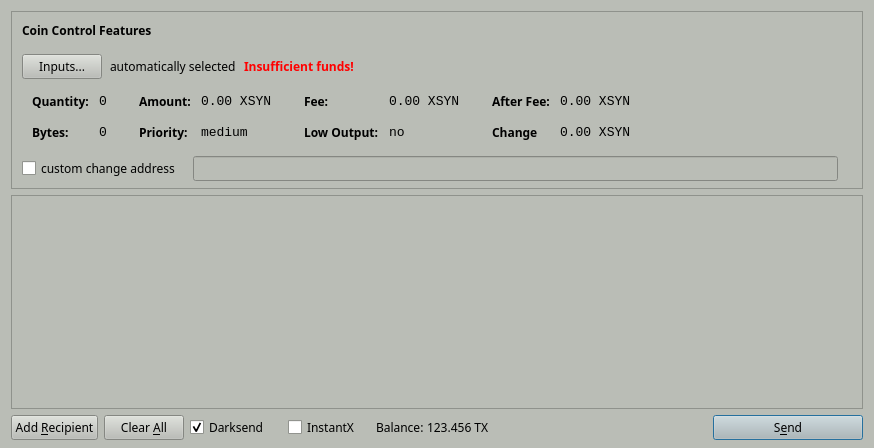
<?xml version="1.0" encoding="UTF-8"?>
<ui version="4.0">
 <class>SendCoinsDialog</class>
 <widget class="QDialog" name="SendCoinsDialog">
  <property name="geometry">
   <rect>
    <x>0</x>
    <y>0</y>
    <width>874</width>
    <height>448</height>
   </rect>
  </property>
  <property name="palette">
   <palette>
    <active>
     <colorrole role="WindowText">
      <brush brushstyle="SolidPattern">
       <color alpha="255">
        <red>0</red>
        <green>0</green>
        <blue>0</blue>
       </color>
      </brush>
     </colorrole>
     <colorrole role="Button">
      <brush brushstyle="SolidPattern">
       <color alpha="255">
        <red>186</red>
        <green>189</green>
        <blue>182</blue>
       </color>
      </brush>
     </colorrole>
     <colorrole role="Light">
      <brush brushstyle="SolidPattern">
       <color alpha="255">
        <red>255</red>
        <green>255</green>
        <blue>255</blue>
       </color>
      </brush>
     </colorrole>
     <colorrole role="Midlight">
      <brush brushstyle="SolidPattern">
       <color alpha="255">
        <red>220</red>
        <green>222</green>
        <blue>218</blue>
       </color>
      </brush>
     </colorrole>
     <colorrole role="Dark">
      <brush brushstyle="SolidPattern">
       <color alpha="255">
        <red>93</red>
        <green>94</green>
        <blue>91</blue>
       </color>
      </brush>
     </colorrole>
     <colorrole role="Mid">
      <brush brushstyle="SolidPattern">
       <color alpha="255">
        <red>124</red>
        <green>126</green>
        <blue>121</blue>
       </color>
      </brush>
     </colorrole>
     <colorrole role="Text">
      <brush brushstyle="SolidPattern">
       <color alpha="255">
        <red>0</red>
        <green>0</green>
        <blue>0</blue>
       </color>
      </brush>
     </colorrole>
     <colorrole role="BrightText">
      <brush brushstyle="SolidPattern">
       <color alpha="255">
        <red>255</red>
        <green>255</green>
        <blue>255</blue>
       </color>
      </brush>
     </colorrole>
     <colorrole role="ButtonText">
      <brush brushstyle="SolidPattern">
       <color alpha="255">
        <red>0</red>
        <green>0</green>
        <blue>0</blue>
       </color>
      </brush>
     </colorrole>
     <colorrole role="Base">
      <brush brushstyle="SolidPattern">
       <color alpha="255">
        <red>255</red>
        <green>255</green>
        <blue>255</blue>
       </color>
      </brush>
     </colorrole>
     <colorrole role="Window">
      <brush brushstyle="SolidPattern">
       <color alpha="255">
        <red>186</red>
        <green>189</green>
        <blue>182</blue>
       </color>
      </brush>
     </colorrole>
     <colorrole role="Shadow">
      <brush brushstyle="SolidPattern">
       <color alpha="255">
        <red>0</red>
        <green>0</green>
        <blue>0</blue>
       </color>
      </brush>
     </colorrole>
     <colorrole role="AlternateBase">
      <brush brushstyle="SolidPattern">
       <color alpha="255">
        <red>220</red>
        <green>222</green>
        <blue>218</blue>
       </color>
      </brush>
     </colorrole>
     <colorrole role="ToolTipBase">
      <brush brushstyle="SolidPattern">
       <color alpha="255">
        <red>255</red>
        <green>255</green>
        <blue>220</blue>
       </color>
      </brush>
     </colorrole>
     <colorrole role="ToolTipText">
      <brush brushstyle="SolidPattern">
       <color alpha="255">
        <red>0</red>
        <green>0</green>
        <blue>0</blue>
       </color>
      </brush>
     </colorrole>
    </active>
    <inactive>
     <colorrole role="WindowText">
      <brush brushstyle="SolidPattern">
       <color alpha="255">
        <red>0</red>
        <green>0</green>
        <blue>0</blue>
       </color>
      </brush>
     </colorrole>
     <colorrole role="Button">
      <brush brushstyle="SolidPattern">
       <color alpha="255">
        <red>186</red>
        <green>189</green>
        <blue>182</blue>
       </color>
      </brush>
     </colorrole>
     <colorrole role="Light">
      <brush brushstyle="SolidPattern">
       <color alpha="255">
        <red>255</red>
        <green>255</green>
        <blue>255</blue>
       </color>
      </brush>
     </colorrole>
     <colorrole role="Midlight">
      <brush brushstyle="SolidPattern">
       <color alpha="255">
        <red>220</red>
        <green>222</green>
        <blue>218</blue>
       </color>
      </brush>
     </colorrole>
     <colorrole role="Dark">
      <brush brushstyle="SolidPattern">
       <color alpha="255">
        <red>93</red>
        <green>94</green>
        <blue>91</blue>
       </color>
      </brush>
     </colorrole>
     <colorrole role="Mid">
      <brush brushstyle="SolidPattern">
       <color alpha="255">
        <red>124</red>
        <green>126</green>
        <blue>121</blue>
       </color>
      </brush>
     </colorrole>
     <colorrole role="Text">
      <brush brushstyle="SolidPattern">
       <color alpha="255">
        <red>0</red>
        <green>0</green>
        <blue>0</blue>
       </color>
      </brush>
     </colorrole>
     <colorrole role="BrightText">
      <brush brushstyle="SolidPattern">
       <color alpha="255">
        <red>255</red>
        <green>255</green>
        <blue>255</blue>
       </color>
      </brush>
     </colorrole>
     <colorrole role="ButtonText">
      <brush brushstyle="SolidPattern">
       <color alpha="255">
        <red>0</red>
        <green>0</green>
        <blue>0</blue>
       </color>
      </brush>
     </colorrole>
     <colorrole role="Base">
      <brush brushstyle="SolidPattern">
       <color alpha="255">
        <red>255</red>
        <green>255</green>
        <blue>255</blue>
       </color>
      </brush>
     </colorrole>
     <colorrole role="Window">
      <brush brushstyle="SolidPattern">
       <color alpha="255">
        <red>186</red>
        <green>189</green>
        <blue>182</blue>
       </color>
      </brush>
     </colorrole>
     <colorrole role="Shadow">
      <brush brushstyle="SolidPattern">
       <color alpha="255">
        <red>0</red>
        <green>0</green>
        <blue>0</blue>
       </color>
      </brush>
     </colorrole>
     <colorrole role="AlternateBase">
      <brush brushstyle="SolidPattern">
       <color alpha="255">
        <red>220</red>
        <green>222</green>
        <blue>218</blue>
       </color>
      </brush>
     </colorrole>
     <colorrole role="ToolTipBase">
      <brush brushstyle="SolidPattern">
       <color alpha="255">
        <red>255</red>
        <green>255</green>
        <blue>220</blue>
       </color>
      </brush>
     </colorrole>
     <colorrole role="ToolTipText">
      <brush brushstyle="SolidPattern">
       <color alpha="255">
        <red>0</red>
        <green>0</green>
        <blue>0</blue>
       </color>
      </brush>
     </colorrole>
    </inactive>
    <disabled>
     <colorrole role="WindowText">
      <brush brushstyle="SolidPattern">
       <color alpha="255">
        <red>93</red>
        <green>94</green>
        <blue>91</blue>
       </color>
      </brush>
     </colorrole>
     <colorrole role="Button">
      <brush brushstyle="SolidPattern">
       <color alpha="255">
        <red>186</red>
        <green>189</green>
        <blue>182</blue>
       </color>
      </brush>
     </colorrole>
     <colorrole role="Light">
      <brush brushstyle="SolidPattern">
       <color alpha="255">
        <red>255</red>
        <green>255</green>
        <blue>255</blue>
       </color>
      </brush>
     </colorrole>
     <colorrole role="Midlight">
      <brush brushstyle="SolidPattern">
       <color alpha="255">
        <red>220</red>
        <green>222</green>
        <blue>218</blue>
       </color>
      </brush>
     </colorrole>
     <colorrole role="Dark">
      <brush brushstyle="SolidPattern">
       <color alpha="255">
        <red>93</red>
        <green>94</green>
        <blue>91</blue>
       </color>
      </brush>
     </colorrole>
     <colorrole role="Mid">
      <brush brushstyle="SolidPattern">
       <color alpha="255">
        <red>124</red>
        <green>126</green>
        <blue>121</blue>
       </color>
      </brush>
     </colorrole>
     <colorrole role="Text">
      <brush brushstyle="SolidPattern">
       <color alpha="255">
        <red>93</red>
        <green>94</green>
        <blue>91</blue>
       </color>
      </brush>
     </colorrole>
     <colorrole role="BrightText">
      <brush brushstyle="SolidPattern">
       <color alpha="255">
        <red>255</red>
        <green>255</green>
        <blue>255</blue>
       </color>
      </brush>
     </colorrole>
     <colorrole role="ButtonText">
      <brush brushstyle="SolidPattern">
       <color alpha="255">
        <red>93</red>
        <green>94</green>
        <blue>91</blue>
       </color>
      </brush>
     </colorrole>
     <colorrole role="Base">
      <brush brushstyle="SolidPattern">
       <color alpha="255">
        <red>186</red>
        <green>189</green>
        <blue>182</blue>
       </color>
      </brush>
     </colorrole>
     <colorrole role="Window">
      <brush brushstyle="SolidPattern">
       <color alpha="255">
        <red>186</red>
        <green>189</green>
        <blue>182</blue>
       </color>
      </brush>
     </colorrole>
     <colorrole role="Shadow">
      <brush brushstyle="SolidPattern">
       <color alpha="255">
        <red>0</red>
        <green>0</green>
        <blue>0</blue>
       </color>
      </brush>
     </colorrole>
     <colorrole role="AlternateBase">
      <brush brushstyle="SolidPattern">
       <color alpha="255">
        <red>186</red>
        <green>189</green>
        <blue>182</blue>
       </color>
      </brush>
     </colorrole>
     <colorrole role="ToolTipBase">
      <brush brushstyle="SolidPattern">
       <color alpha="255">
        <red>255</red>
        <green>255</green>
        <blue>220</blue>
       </color>
      </brush>
     </colorrole>
     <colorrole role="ToolTipText">
      <brush brushstyle="SolidPattern">
       <color alpha="255">
        <red>0</red>
        <green>0</green>
        <blue>0</blue>
       </color>
      </brush>
     </colorrole>
    </disabled>
   </palette>
  </property>
  <property name="font">
   <font>
    <family>Sawasdee</family>
   </font>
  </property>
  <property name="windowTitle">
   <string>Send Coins</string>
  </property>
  <layout class="QVBoxLayout" name="verticalLayout" stretch="0,1,0">
   <property name="bottomMargin">
    <number>8</number>
   </property>
   <item>
    <widget class="QFrame" name="frameCoinControl">
     <property name="sizePolicy">
      <sizepolicy hsizetype="Expanding" vsizetype="Expanding">
       <horstretch>0</horstretch>
       <verstretch>0</verstretch>
      </sizepolicy>
     </property>
     <property name="maximumSize">
      <size>
       <width>16777215</width>
       <height>16777215</height>
      </size>
     </property>
     <property name="frameShape">
      <enum>QFrame::StyledPanel</enum>
     </property>
     <property name="frameShadow">
      <enum>QFrame::Sunken</enum>
     </property>
     <layout class="QVBoxLayout" name="verticalLayoutCoinControl2">
      <property name="spacing">
       <number>6</number>
      </property>
      <property name="leftMargin">
       <number>0</number>
      </property>
      <property name="topMargin">
       <number>0</number>
      </property>
      <property name="rightMargin">
       <number>0</number>
      </property>
      <property name="bottomMargin">
       <number>6</number>
      </property>
      <item>
       <layout class="QVBoxLayout" name="verticalLayoutCoinControl" stretch="0,0,0,0,1">
        <property name="spacing">
         <number>0</number>
        </property>
        <property name="leftMargin">
         <number>10</number>
        </property>
        <property name="topMargin">
         <number>10</number>
        </property>
        <item>
         <layout class="QHBoxLayout" name="horizontalLayoutCoinControl1">
          <property name="bottomMargin">
           <number>15</number>
          </property>
          <item>
           <widget class="QLabel" name="labelCoinControlFeatures">
            <property name="sizePolicy">
             <sizepolicy hsizetype="Preferred" vsizetype="Maximum">
              <horstretch>0</horstretch>
              <verstretch>0</verstretch>
             </sizepolicy>
            </property>
            <property name="font">
             <font>
              <weight>75</weight>
              <bold>true</bold>
             </font>
            </property>
            <property name="styleSheet">
             <string notr="true">font-weight:bold;</string>
            </property>
            <property name="text">
             <string>Coin Control Features</string>
            </property>
           </widget>
          </item>
         </layout>
        </item>
        <item>
         <layout class="QHBoxLayout" name="horizontalLayoutCoinControl2" stretch="0,0,0,0">
          <property name="spacing">
           <number>8</number>
          </property>
          <property name="bottomMargin">
           <number>10</number>
          </property>
          <item>
           <widget class="QPushButton" name="pushButtonCoinControl">
            <property name="styleSheet">
             <string notr="true"/>
            </property>
            <property name="text">
             <string>Inputs...</string>
            </property>
           </widget>
          </item>
          <item>
           <widget class="QLabel" name="labelCoinControlAutomaticallySelected">
            <property name="text">
             <string>automatically selected</string>
            </property>
            <property name="margin">
             <number>5</number>
            </property>
           </widget>
          </item>
          <item>
           <widget class="QLabel" name="labelCoinControlInsuffFunds">
            <property name="font">
             <font>
              <weight>75</weight>
              <bold>true</bold>
             </font>
            </property>
            <property name="styleSheet">
             <string notr="true">color:red;font-weight:bold;</string>
            </property>
            <property name="text">
             <string>Insufficient funds!</string>
            </property>
            <property name="margin">
             <number>5</number>
            </property>
           </widget>
          </item>
          <item>
           <spacer name="horizontalSpacerCoinControl">
            <property name="orientation">
             <enum>Qt::Horizontal</enum>
            </property>
            <property name="sizeHint" stdset="0">
             <size>
              <width>40</width>
              <height>1</height>
             </size>
            </property>
           </spacer>
          </item>
         </layout>
        </item>
        <item>
         <widget class="QWidget" name="widgetCoinControl" native="true">
          <property name="sizePolicy">
           <sizepolicy hsizetype="Preferred" vsizetype="Preferred">
            <horstretch>0</horstretch>
            <verstretch>0</verstretch>
           </sizepolicy>
          </property>
          <property name="minimumSize">
           <size>
            <width>0</width>
            <height>0</height>
           </size>
          </property>
          <property name="styleSheet">
           <string notr="true"/>
          </property>
          <layout class="QHBoxLayout" name="horizontalLayoutCoinControl5">
           <property name="leftMargin">
            <number>0</number>
           </property>
           <property name="topMargin">
            <number>0</number>
           </property>
           <property name="rightMargin">
            <number>0</number>
           </property>
           <property name="bottomMargin">
            <number>0</number>
           </property>
           <item>
            <layout class="QHBoxLayout" name="horizontalLayoutCoinControl3" stretch="0,0,0,1">
             <property name="spacing">
              <number>20</number>
             </property>
             <property name="topMargin">
              <number>0</number>
             </property>
             <property name="bottomMargin">
              <number>10</number>
             </property>
             <item>
              <layout class="QFormLayout" name="formLayoutCoinControl1">
               <property name="horizontalSpacing">
                <number>10</number>
               </property>
               <property name="verticalSpacing">
                <number>14</number>
               </property>
               <property name="leftMargin">
                <number>10</number>
               </property>
               <property name="topMargin">
                <number>4</number>
               </property>
               <property name="rightMargin">
                <number>6</number>
               </property>
               <item row="0" column="0">
                <widget class="QLabel" name="labelCoinControlQuantityText">
                 <property name="styleSheet">
                  <string notr="true">font-weight:bold;</string>
                 </property>
                 <property name="text">
                  <string>Quantity:</string>
                 </property>
                 <property name="margin">
                  <number>0</number>
                 </property>
                </widget>
               </item>
               <item row="0" column="1">
                <widget class="QLabel" name="labelCoinControlQuantity">
                 <property name="font">
                  <font>
                   <family>Monospace</family>
                   <pointsize>10</pointsize>
                  </font>
                 </property>
                 <property name="cursor">
                  <cursorShape>IBeamCursor</cursorShape>
                 </property>
                 <property name="contextMenuPolicy">
                  <enum>Qt::ActionsContextMenu</enum>
                 </property>
                 <property name="text">
                  <string>0</string>
                 </property>
                 <property name="margin">
                  <number>0</number>
                 </property>
                 <property name="textInteractionFlags">
                  <set>Qt::LinksAccessibleByMouse|Qt::TextSelectableByKeyboard|Qt::TextSelectableByMouse</set>
                 </property>
                </widget>
               </item>
               <item row="1" column="0">
                <widget class="QLabel" name="labelCoinControlBytesText">
                 <property name="styleSheet">
                  <string notr="true">font-weight:bold;</string>
                 </property>
                 <property name="text">
                  <string>Bytes:</string>
                 </property>
                </widget>
               </item>
               <item row="1" column="1">
                <widget class="QLabel" name="labelCoinControlBytes">
                 <property name="font">
                  <font>
                   <family>Monospace</family>
                   <pointsize>10</pointsize>
                  </font>
                 </property>
                 <property name="cursor">
                  <cursorShape>IBeamCursor</cursorShape>
                 </property>
                 <property name="contextMenuPolicy">
                  <enum>Qt::ActionsContextMenu</enum>
                 </property>
                 <property name="text">
                  <string>0</string>
                 </property>
                 <property name="textInteractionFlags">
                  <set>Qt::LinksAccessibleByMouse|Qt::TextSelectableByKeyboard|Qt::TextSelectableByMouse</set>
                 </property>
                </widget>
               </item>
              </layout>
             </item>
             <item>
              <layout class="QFormLayout" name="formLayoutCoinControl2">
               <property name="horizontalSpacing">
                <number>10</number>
               </property>
               <property name="verticalSpacing">
                <number>14</number>
               </property>
               <property name="leftMargin">
                <number>6</number>
               </property>
               <property name="topMargin">
                <number>4</number>
               </property>
               <property name="rightMargin">
                <number>6</number>
               </property>
               <item row="0" column="0">
                <widget class="QLabel" name="labelCoinControlAmountText">
                 <property name="styleSheet">
                  <string notr="true">font-weight:bold;</string>
                 </property>
                 <property name="text">
                  <string>Amount:</string>
                 </property>
                 <property name="margin">
                  <number>0</number>
                 </property>
                </widget>
               </item>
               <item row="0" column="1">
                <widget class="QLabel" name="labelCoinControlAmount">
                 <property name="font">
                  <font>
                   <family>Monospace</family>
                   <pointsize>10</pointsize>
                  </font>
                 </property>
                 <property name="cursor">
                  <cursorShape>IBeamCursor</cursorShape>
                 </property>
                 <property name="contextMenuPolicy">
                  <enum>Qt::ActionsContextMenu</enum>
                 </property>
                 <property name="text">
                  <string>0.00 XSYN</string>
                 </property>
                 <property name="textInteractionFlags">
                  <set>Qt::LinksAccessibleByMouse|Qt::TextSelectableByKeyboard|Qt::TextSelectableByMouse</set>
                 </property>
                </widget>
               </item>
               <item row="1" column="0">
                <widget class="QLabel" name="labelCoinControlPriorityText">
                 <property name="styleSheet">
                  <string notr="true">font-weight:bold;</string>
                 </property>
                 <property name="text">
                  <string>Priority:</string>
                 </property>
                </widget>
               </item>
               <item row="1" column="1">
                <widget class="QLabel" name="labelCoinControlPriority">
                 <property name="font">
                  <font>
                   <family>Monospace</family>
                   <pointsize>10</pointsize>
                  </font>
                 </property>
                 <property name="cursor">
                  <cursorShape>IBeamCursor</cursorShape>
                 </property>
                 <property name="contextMenuPolicy">
                  <enum>Qt::ActionsContextMenu</enum>
                 </property>
                 <property name="text">
                  <string>medium</string>
                 </property>
                 <property name="textInteractionFlags">
                  <set>Qt::LinksAccessibleByMouse|Qt::TextSelectableByKeyboard|Qt::TextSelectableByMouse</set>
                 </property>
                </widget>
               </item>
              </layout>
             </item>
             <item>
              <layout class="QFormLayout" name="formLayoutCoinControl3">
               <property name="horizontalSpacing">
                <number>10</number>
               </property>
               <property name="verticalSpacing">
                <number>14</number>
               </property>
               <property name="leftMargin">
                <number>6</number>
               </property>
               <property name="topMargin">
                <number>4</number>
               </property>
               <property name="rightMargin">
                <number>6</number>
               </property>
               <item row="0" column="0">
                <widget class="QLabel" name="labelCoinControlFeeText">
                 <property name="styleSheet">
                  <string notr="true">font-weight:bold;</string>
                 </property>
                 <property name="text">
                  <string>Fee:</string>
                 </property>
                 <property name="margin">
                  <number>0</number>
                 </property>
                </widget>
               </item>
               <item row="0" column="1">
                <widget class="QLabel" name="labelCoinControlFee">
                 <property name="font">
                  <font>
                   <family>Monospace</family>
                   <pointsize>10</pointsize>
                  </font>
                 </property>
                 <property name="cursor">
                  <cursorShape>IBeamCursor</cursorShape>
                 </property>
                 <property name="contextMenuPolicy">
                  <enum>Qt::ActionsContextMenu</enum>
                 </property>
                 <property name="text">
                  <string>0.00 XSYN</string>
                 </property>
                 <property name="textInteractionFlags">
                  <set>Qt::LinksAccessibleByMouse|Qt::TextSelectableByKeyboard|Qt::TextSelectableByMouse</set>
                 </property>
                </widget>
               </item>
               <item row="1" column="0">
                <widget class="QLabel" name="labelCoinControlLowOutputText">
                 <property name="styleSheet">
                  <string notr="true">font-weight:bold;</string>
                 </property>
                 <property name="text">
                  <string>Low Output:</string>
                 </property>
                </widget>
               </item>
               <item row="1" column="1">
                <widget class="QLabel" name="labelCoinControlLowOutput">
                 <property name="font">
                  <font>
                   <family>Monospace</family>
                   <pointsize>10</pointsize>
                  </font>
                 </property>
                 <property name="cursor">
                  <cursorShape>IBeamCursor</cursorShape>
                 </property>
                 <property name="contextMenuPolicy">
                  <enum>Qt::ActionsContextMenu</enum>
                 </property>
                 <property name="text">
                  <string>no</string>
                 </property>
                 <property name="textInteractionFlags">
                  <set>Qt::LinksAccessibleByMouse|Qt::TextSelectableByKeyboard|Qt::TextSelectableByMouse</set>
                 </property>
                </widget>
               </item>
              </layout>
             </item>
             <item>
              <layout class="QFormLayout" name="formLayoutCoinControl4">
               <property name="horizontalSpacing">
                <number>10</number>
               </property>
               <property name="verticalSpacing">
                <number>14</number>
               </property>
               <property name="leftMargin">
                <number>6</number>
               </property>
               <property name="topMargin">
                <number>4</number>
               </property>
               <property name="rightMargin">
                <number>6</number>
               </property>
               <item row="0" column="0">
                <widget class="QLabel" name="labelCoinControlAfterFeeText">
                 <property name="styleSheet">
                  <string notr="true">font-weight:bold;</string>
                 </property>
                 <property name="text">
                  <string>After Fee:</string>
                 </property>
                 <property name="margin">
                  <number>0</number>
                 </property>
                </widget>
               </item>
               <item row="0" column="1">
                <widget class="QLabel" name="labelCoinControlAfterFee">
                 <property name="font">
                  <font>
                   <family>Monospace</family>
                   <pointsize>10</pointsize>
                  </font>
                 </property>
                 <property name="cursor">
                  <cursorShape>IBeamCursor</cursorShape>
                 </property>
                 <property name="contextMenuPolicy">
                  <enum>Qt::ActionsContextMenu</enum>
                 </property>
                 <property name="text">
                  <string>0.00 XSYN</string>
                 </property>
                 <property name="textInteractionFlags">
                  <set>Qt::LinksAccessibleByMouse|Qt::TextSelectableByKeyboard|Qt::TextSelectableByMouse</set>
                 </property>
                </widget>
               </item>
               <item row="1" column="0">
                <widget class="QLabel" name="labelCoinControlChangeText">
                 <property name="styleSheet">
                  <string notr="true">font-weight:bold;</string>
                 </property>
                 <property name="text">
                  <string>Change</string>
                 </property>
                </widget>
               </item>
               <item row="1" column="1">
                <widget class="QLabel" name="labelCoinControlChange">
                 <property name="font">
                  <font>
                   <family>Monospace</family>
                   <pointsize>10</pointsize>
                  </font>
                 </property>
                 <property name="cursor">
                  <cursorShape>IBeamCursor</cursorShape>
                 </property>
                 <property name="contextMenuPolicy">
                  <enum>Qt::ActionsContextMenu</enum>
                 </property>
                 <property name="text">
                  <string>0.00 XSYN</string>
                 </property>
                 <property name="textInteractionFlags">
                  <set>Qt::LinksAccessibleByMouse|Qt::TextSelectableByKeyboard|Qt::TextSelectableByMouse</set>
                 </property>
                </widget>
               </item>
              </layout>
             </item>
            </layout>
           </item>
          </layout>
         </widget>
        </item>
        <item>
         <layout class="QHBoxLayout" name="horizontalLayoutCoinControl4" stretch="0,0,0">
          <property name="spacing">
           <number>12</number>
          </property>
          <property name="sizeConstraint">
           <enum>QLayout::SetDefaultConstraint</enum>
          </property>
          <property name="topMargin">
           <number>5</number>
          </property>
          <property name="rightMargin">
           <number>5</number>
          </property>
          <item>
           <widget class="QCheckBox" name="checkBoxCoinControlChange">
            <property name="text">
             <string>custom change address</string>
            </property>
           </widget>
          </item>
          <item>
           <widget class="QLineEdit" name="lineEditCoinControlChange">
            <property name="enabled">
             <bool>false</bool>
            </property>
            <property name="sizePolicy">
             <sizepolicy hsizetype="Expanding" vsizetype="Fixed">
              <horstretch>0</horstretch>
              <verstretch>0</verstretch>
             </sizepolicy>
            </property>
           </widget>
          </item>
          <item>
           <widget class="QLabel" name="labelCoinControlChangeLabel">
            <property name="sizePolicy">
             <sizepolicy hsizetype="Preferred" vsizetype="Expanding">
              <horstretch>0</horstretch>
              <verstretch>0</verstretch>
             </sizepolicy>
            </property>
            <property name="minimumSize">
             <size>
              <width>0</width>
              <height>0</height>
             </size>
            </property>
            <property name="text">
             <string/>
            </property>
            <property name="margin">
             <number>3</number>
            </property>
           </widget>
          </item>
         </layout>
        </item>
        <item>
         <spacer name="verticalSpacerCoinControl">
          <property name="orientation">
           <enum>Qt::Vertical</enum>
          </property>
          <property name="sizeHint" stdset="0">
           <size>
            <width>800</width>
            <height>1</height>
           </size>
          </property>
         </spacer>
        </item>
       </layout>
      </item>
     </layout>
    </widget>
   </item>
   <item>
    <widget class="QScrollArea" name="scrollArea">
     <property name="widgetResizable">
      <bool>true</bool>
     </property>
     <widget class="QWidget" name="scrollAreaWidgetContents">
      <property name="geometry">
       <rect>
        <x>0</x>
        <y>0</y>
        <width>854</width>
        <height>164</height>
       </rect>
      </property>
      <layout class="QVBoxLayout" name="verticalLayout_2">
       <property name="leftMargin">
        <number>0</number>
       </property>
       <property name="topMargin">
        <number>0</number>
       </property>
       <property name="rightMargin">
        <number>0</number>
       </property>
       <property name="bottomMargin">
        <number>0</number>
       </property>
       <item>
        <layout class="QVBoxLayout" name="entries">
         <property name="spacing">
          <number>6</number>
         </property>
        </layout>
       </item>
       <item>
        <spacer name="verticalSpacer">
         <property name="orientation">
          <enum>Qt::Vertical</enum>
         </property>
         <property name="sizeHint" stdset="0">
          <size>
           <width>20</width>
           <height>40</height>
          </size>
         </property>
        </spacer>
       </item>
      </layout>
     </widget>
    </widget>
   </item>
   <item>
    <layout class="QHBoxLayout" name="horizontalLayout">
     <item>
      <widget class="QPushButton" name="addButton">
       <property name="toolTip">
        <string>Send to multiple recipients at once</string>
       </property>
       <property name="text">
        <string>Add &amp;Recipient</string>
       </property>
       <property name="autoDefault">
        <bool>false</bool>
       </property>
      </widget>
     </item>
     <item>
      <widget class="QPushButton" name="clearButton">
       <property name="sizePolicy">
        <sizepolicy hsizetype="Minimum" vsizetype="Fixed">
         <horstretch>0</horstretch>
         <verstretch>0</verstretch>
        </sizepolicy>
       </property>
       <property name="toolTip">
        <string>Remove all transaction fields</string>
       </property>
       <property name="text">
        <string>Clear &amp;All</string>
       </property>
       <property name="autoRepeatDelay">
        <number>300</number>
       </property>
       <property name="autoDefault">
        <bool>false</bool>
       </property>
      </widget>
     </item>
     <item>
      <layout class="QHBoxLayout" name="horizontalLayout_2">
       <property name="spacing">
        <number>3</number>
       </property>
       <item>
        <widget class="QCheckBox" name="checkUseStashedsend">
         <property name="minimumSize">
          <size>
           <width>95</width>
           <height>0</height>
          </size>
         </property>
         <property name="text">
          <string>Darksend</string>
         </property>
         <property name="checked">
          <bool>true</bool>
         </property>
        </widget>
       </item>
       <item>
        <widget class="QCheckBox" name="checkInstantX">
         <property name="enabled">
          <bool>true</bool>
         </property>
         <property name="minimumSize">
          <size>
           <width>85</width>
           <height>0</height>
          </size>
         </property>
         <property name="text">
          <string>InstantX</string>
         </property>
        </widget>
       </item>
       <item>
        <widget class="QLabel" name="label">
         <property name="sizePolicy">
          <sizepolicy hsizetype="Preferred" vsizetype="Fixed">
           <horstretch>0</horstretch>
           <verstretch>0</verstretch>
          </sizepolicy>
         </property>
         <property name="text">
          <string>Balance:</string>
         </property>
        </widget>
       </item>
       <item>
        <widget class="QLabel" name="labelBalance">
         <property name="sizePolicy">
          <sizepolicy hsizetype="Preferred" vsizetype="Fixed">
           <horstretch>0</horstretch>
           <verstretch>0</verstretch>
          </sizepolicy>
         </property>
         <property name="cursor">
          <cursorShape>IBeamCursor</cursorShape>
         </property>
         <property name="text">
          <string>123.456 TX</string>
         </property>
         <property name="textInteractionFlags">
          <set>Qt::LinksAccessibleByMouse|Qt::TextSelectableByKeyboard|Qt::TextSelectableByMouse</set>
         </property>
        </widget>
       </item>
      </layout>
     </item>
     <item>
      <spacer name="horizontalSpacer">
       <property name="orientation">
        <enum>Qt::Horizontal</enum>
       </property>
       <property name="sizeHint" stdset="0">
        <size>
         <width>40</width>
         <height>20</height>
        </size>
       </property>
      </spacer>
     </item>
     <item>
      <widget class="QPushButton" name="sendButton">
       <property name="minimumSize">
        <size>
         <width>150</width>
         <height>0</height>
        </size>
       </property>
       <property name="toolTip">
        <string>Confirm the send action</string>
       </property>
       <property name="text">
        <string>S&amp;end</string>
       </property>
       <property name="icon">
        <iconset resource="../syndicate.qrc">
         <normaloff>:/icons/send</normaloff>:/icons/send</iconset>
       </property>
       <property name="default">
        <bool>true</bool>
       </property>
      </widget>
     </item>
    </layout>
   </item>
  </layout>
 </widget>
 <resources>
  <include location="../syndicate.qrc"/>
 </resources>
 <connections/>
</ui>
